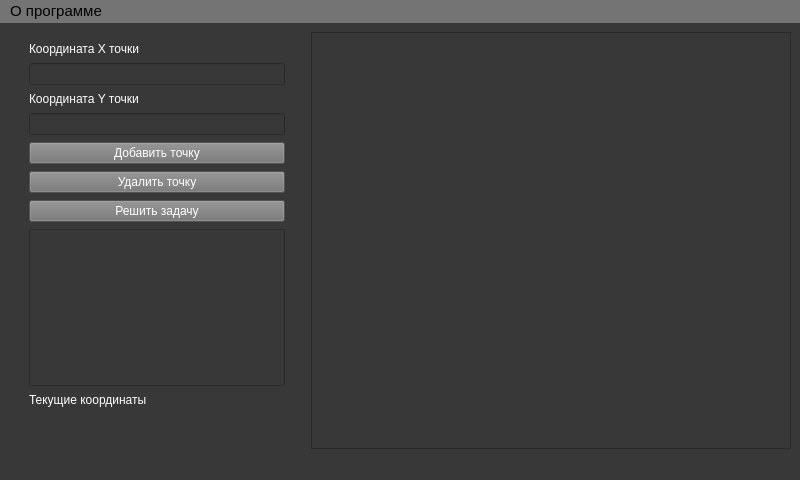
<?xml version="1.0" encoding="UTF-8"?>
<ui version="4.0">
 <class>MainWindow</class>
 <widget class="QMainWindow" name="MainWindow">
  <property name="enabled">
   <bool>true</bool>
  </property>
  <property name="geometry">
   <rect>
    <x>0</x>
    <y>0</y>
    <width>800</width>
    <height>480</height>
   </rect>
  </property>
  <property name="sizePolicy">
   <sizepolicy hsizetype="Fixed" vsizetype="Fixed">
    <horstretch>0</horstretch>
    <verstretch>0</verstretch>
   </sizepolicy>
  </property>
  <property name="minimumSize">
   <size>
    <width>800</width>
    <height>480</height>
   </size>
  </property>
  <property name="font">
   <font>
    <family>Arial</family>
    <pointsize>11</pointsize>
    <bold>false</bold>
   </font>
  </property>
  <property name="windowTitle">
   <string>Лабораторная работа №1</string>
  </property>
  <property name="autoFillBackground">
   <bool>false</bool>
  </property>
  <property name="styleSheet">
   <string notr="true">background-color: rgb(56, 56, 56);</string>
  </property>
  <widget class="QWidget" name="centralwidget">
   <property name="sizePolicy">
    <sizepolicy hsizetype="Expanding" vsizetype="Expanding">
     <horstretch>0</horstretch>
     <verstretch>0</verstretch>
    </sizepolicy>
   </property>
   <layout class="QFormLayout" name="formLayout">
    <item row="0" column="0">
     <layout class="QVBoxLayout" name="verticalLayout" stretch="0,0,0,0,0,0,0,0,0,0,0">
      <property name="spacing">
       <number>7</number>
      </property>
      <property name="leftMargin">
       <number>20</number>
      </property>
      <property name="topMargin">
       <number>10</number>
      </property>
      <property name="rightMargin">
       <number>20</number>
      </property>
      <property name="bottomMargin">
       <number>0</number>
      </property>
      <item>
       <widget class="QLabel" name="set_x_label">
        <property name="sizePolicy">
         <sizepolicy hsizetype="Expanding" vsizetype="Fixed">
          <horstretch>0</horstretch>
          <verstretch>0</verstretch>
         </sizepolicy>
        </property>
        <property name="styleSheet">
         <string notr="true">color: rgb(255, 255, 255);
font: 10pt &quot;Segoe UI&quot;;</string>
        </property>
        <property name="text">
         <string>Координата X точки</string>
        </property>
       </widget>
      </item>
      <item>
       <widget class="QLineEdit" name="set_x_field">
        <property name="autoFillBackground">
         <bool>false</bool>
        </property>
        <property name="styleSheet">
         <string notr="true">color: rgb(255, 255, 255);
font: 11pt &quot;Segoe UI&quot;;</string>
        </property>
       </widget>
      </item>
      <item>
       <widget class="QLabel" name="set_y_label">
        <property name="sizePolicy">
         <sizepolicy hsizetype="Expanding" vsizetype="Fixed">
          <horstretch>0</horstretch>
          <verstretch>0</verstretch>
         </sizepolicy>
        </property>
        <property name="styleSheet">
         <string notr="true">color: rgb(255, 255, 255);
font: 10pt &quot;Segoe UI&quot;;</string>
        </property>
        <property name="text">
         <string>Координата Y точки</string>
        </property>
       </widget>
      </item>
      <item>
       <widget class="QLineEdit" name="set_y_field">
        <property name="autoFillBackground">
         <bool>false</bool>
        </property>
        <property name="styleSheet">
         <string notr="true">color: rgb(255, 255, 255);
font: 11pt &quot;Segoe UI&quot;;</string>
        </property>
       </widget>
      </item>
      <item>
       <widget class="QPushButton" name="add_point_button">
        <property name="sizePolicy">
         <sizepolicy hsizetype="Minimum" vsizetype="Minimum">
          <horstretch>0</horstretch>
          <verstretch>0</verstretch>
         </sizepolicy>
        </property>
        <property name="autoFillBackground">
         <bool>false</bool>
        </property>
        <property name="styleSheet">
         <string notr="true">color: rgb(255, 255, 255);
font: 10pt &quot;Segoe UI&quot;;
background-color: rgb(116, 116, 116);</string>
        </property>
        <property name="text">
         <string>Добавить точку</string>
        </property>
       </widget>
      </item>
      <item>
       <widget class="QPushButton" name="del_point_button">
        <property name="sizePolicy">
         <sizepolicy hsizetype="Minimum" vsizetype="Minimum">
          <horstretch>0</horstretch>
          <verstretch>0</verstretch>
         </sizepolicy>
        </property>
        <property name="maximumSize">
         <size>
          <width>300</width>
          <height>300</height>
         </size>
        </property>
        <property name="autoFillBackground">
         <bool>false</bool>
        </property>
        <property name="styleSheet">
         <string notr="true">color: rgb(255, 255, 255);
font: 10pt &quot;Segoe UI&quot;;
background-color: rgb(116, 116, 116);</string>
        </property>
        <property name="text">
         <string>Удалить точку</string>
        </property>
       </widget>
      </item>
      <item>
       <widget class="QPushButton" name="solve_task_button">
        <property name="sizePolicy">
         <sizepolicy hsizetype="Minimum" vsizetype="Minimum">
          <horstretch>0</horstretch>
          <verstretch>0</verstretch>
         </sizepolicy>
        </property>
        <property name="autoFillBackground">
         <bool>false</bool>
        </property>
        <property name="styleSheet">
         <string notr="true">color: rgb(255, 255, 255);
font: 10pt &quot;Segoe UI&quot;;
background-color: rgb(116, 116, 116);</string>
        </property>
        <property name="text">
         <string>Решить задачу</string>
        </property>
       </widget>
      </item>
      <item>
       <widget class="QListWidget" name="scroll_list">
        <property name="styleSheet">
         <string notr="true">font: 10pt &quot;Segoe UI&quot;;
color: rgb(255, 255, 255);</string>
        </property>
       </widget>
      </item>
      <item>
       <widget class="QLabel" name="current_coords_text">
        <property name="styleSheet">
         <string notr="true">color: rgb(255, 255, 255);
font: 10pt &quot;Segoe UI&quot;;</string>
        </property>
        <property name="text">
         <string>Текущие координаты</string>
        </property>
       </widget>
      </item>
      <item>
       <widget class="QLabel" name="current_coords_label">
        <property name="styleSheet">
         <string notr="true">color: rgb(255, 255, 255);
font: 10pt &quot;Segoe UI&quot;;</string>
        </property>
        <property name="text">
         <string/>
        </property>
       </widget>
      </item>
      <item>
       <widget class="QLabel" name="current_grid_label">
        <property name="styleSheet">
         <string notr="true">color: rgb(255, 255, 255);
font: 10pt &quot;Segoe UI&quot;;</string>
        </property>
        <property name="text">
         <string/>
        </property>
       </widget>
      </item>
     </layout>
    </item>
    <item row="0" column="1">
     <widget class="QGraphicsView" name="graphicsView">
      <property name="sizePolicy">
       <sizepolicy hsizetype="MinimumExpanding" vsizetype="MinimumExpanding">
        <horstretch>0</horstretch>
        <verstretch>0</verstretch>
       </sizepolicy>
      </property>
      <property name="minimumSize">
       <size>
        <width>475</width>
        <height>404</height>
       </size>
      </property>
      <property name="maximumSize">
       <size>
        <width>1600</width>
        <height>900</height>
       </size>
      </property>
      <property name="sceneRect">
       <rectf>
        <x>0.000000000000000</x>
        <y>0.000000000000000</y>
        <width>0.000000000000000</width>
        <height>0.000000000000000</height>
       </rectf>
      </property>
     </widget>
    </item>
   </layout>
  </widget>
  <widget class="QMenuBar" name="menubar">
   <property name="geometry">
    <rect>
     <x>0</x>
     <y>0</y>
     <width>800</width>
     <height>29</height>
    </rect>
   </property>
   <property name="sizePolicy">
    <sizepolicy hsizetype="Fixed" vsizetype="Fixed">
     <horstretch>0</horstretch>
     <verstretch>0</verstretch>
    </sizepolicy>
   </property>
   <property name="font">
    <font>
     <pointsize>11</pointsize>
    </font>
   </property>
   <property name="styleSheet">
    <string notr="true">background-color: rgb(116, 116, 116);</string>
   </property>
   <widget class="QMenu" name="about_menu">
    <property name="title">
     <string>О программе</string>
    </property>
    <addaction name="about_author"/>
    <addaction name="about_task"/>
   </widget>
   <addaction name="about_menu"/>
  </widget>
  <widget class="QStatusBar" name="statusbar"/>
  <action name="about_author">
   <property name="text">
    <string>Об авторе</string>
   </property>
   <property name="font">
    <font>
     <pointsize>11</pointsize>
    </font>
   </property>
  </action>
  <action name="about_task">
   <property name="text">
    <string>Условие</string>
   </property>
   <property name="font">
    <font>
     <pointsize>11</pointsize>
    </font>
   </property>
  </action>
 </widget>
 <resources/>
 <connections/>
</ui>
